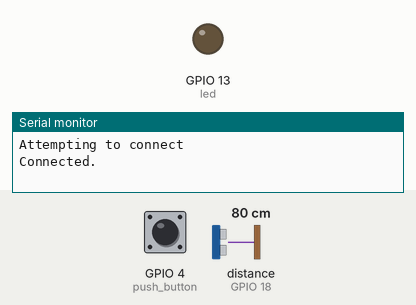
Simulated run of this sketch. Board: ESP32. Shown: output pins drawn as LEDs (lit = HIGH), the last lines printed to the serial monitor. The inputs (shaded band) are chosen by the test bench; at power-on: GPIO 4 (push_button) HIGH, distance to the obstacle (sensor on GPIO 18) 80 cm. The echo pulse lasts 58.3 µs per cm; WiFi joins after 1.5 s; servers stay silent unless stated; pins used as bus, display or sensor lines are not drawn.

Above: at 6.2 s.
6.3 s: GPIO 4 (push_button) pulled LOW for 0.15 s
At 7.4 s:
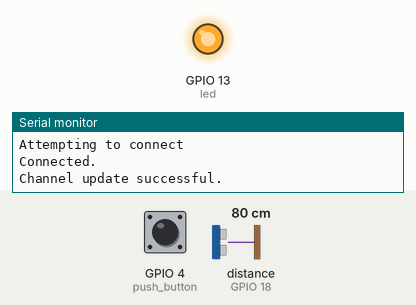
Timing chart, 0 to 28.1 s (numbered marks = the images above; inputs shaded):
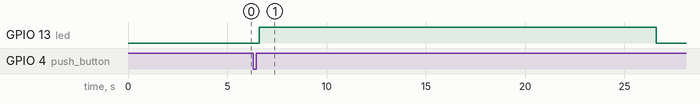

The sketch:

HCSR_Thinkspeak_Pushbutton.ino
```cpp
#include <WiFi.h>
#include <ThingSpeak.h>

#define triggerPin  5
#define echoPin     18
#define push_button 4
#define led 13
#define SOUND_SPEED 0.034
#define CM_TO_INCH 0.393701

const char* ssid = "Hai";
const char* password = "hai12345";

WiFiClient client;

unsigned long myChannelNumber = 1;
const char* myWriteAPIKey = "E9B51JJU8L127EFA";


long duration;
float distanceCm;
float distanceInch;

void setup() {
  Serial.begin(115200);
  pinMode(triggerPin, OUTPUT);
  pinMode(echoPin, INPUT);
  pinMode(led, OUTPUT);
  pinMode(push_button, INPUT_PULLUP);
  WiFi.mode(WIFI_STA);
  connectWiFi();
  ThingSpeak.begin(client);

}

void loop() {
  // put your main code here, to run repeatedly:
      if(WiFi.status() == WL_CONNECTED){


      int value_button = digitalRead(push_button);
      if(value_button == LOW){

        sendData();
        digitalWrite(led,HIGH);
        delay(20000);
        digitalWrite(led,LOW);
      }

    }else {
      connectWiFi();
    }


}
void connectWiFi(){
   if(WiFi.status() != WL_CONNECTED){
      Serial.print("Attempting to connect");
      while(WiFi.status() != WL_CONNECTED){
        WiFi.begin(ssid,password);
        delay(5000);
      }
      Serial.println("\nConnected.");
    }
}

void sensorRead(){
  digitalWrite(triggerPin, LOW);
    delayMicroseconds(2);
    digitalWrite(triggerPin, HIGH);
    delayMicroseconds(10);
    digitalWrite(triggerPin, LOW);

    duration = pulseIn(echoPin, HIGH);

    distanceCm = duration*SOUND_SPEED/2;

    distanceInch = distanceCm * CM_TO_INCH;
}

void sendData(){
    sensorRead();
    ThingSpeak.setField(1, distanceCm);
    ThingSpeak.setField(2, distanceInch);
    int x = ThingSpeak.writeFields(myChannelNumber, myWriteAPIKey);

    if(x == 200){
    Serial.println("Channel update successful.");
    } else{
    Serial.println("Problem updating channel. HTTP error code " + String(x));
  }

}
```

Measured:
- after the input at 6.3 s, GPIO 13 (led): LOW → HIGH after 0.31 s, → LOW 20.0 s later
